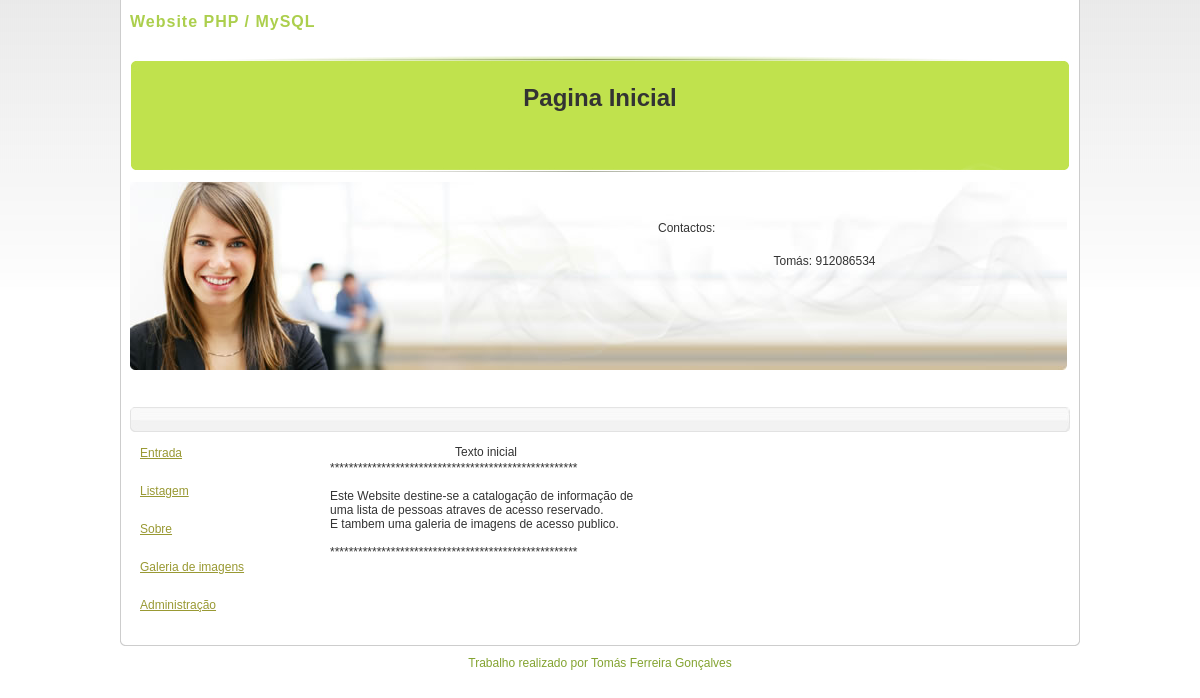
The page / on the database its author committed.
### tables this page shows
CREATE TABLE IF NOT EXISTS `textosdb` (
  `id` bigint(20) NOT NULL AUTO_INCREMENT,
  `texto` text NOT NULL,
  `local` varchar(100) NOT NULL DEFAULT '',
  PRIMARY KEY (`id`)
);

### config.inc.php (called while the page is built, shortened)
<?php
$raizsite = "http://localhost";
?>

### index.php (the view, shortened to what this page needs)
<?php include ("config.inc.php"); ?>
<!DOCTYPE html PUBLIC "-//W3C//DTD XHTML 1.0 Transitional//EN" "http://www.w3.org/TR/xhtml1/DTD/xhtml1-transitional.dtd">
<html xmlns="http://www.w3.org/1999/xhtml">
<head>
<link href="<?php print $raizsite ?>/template_css.css" rel="stylesheet" type="text/css" />
<link href="<?php echo $raizsite ?>/ie6.css" rel="stylesheet" type="text/css" />
</head>
</head>
<body class="body_bg">
	<div id="wrapper">
		<div class="wrapper_b">
			<div id="top">
				<div id="logo">
					<h1>Website PHP / MySQL</h1>
			  </div>
			</div>
	     <div id="top_menu" align="center"><h1><br />
	       Pagina Inicial</h1><br />
	     </div>
<div id="header">
				<div id="news_flash">
				  <blockquote>
				    <table width="90%" border="0" cellpadding="0" cellspacing="0">
                      <tr>
                        <td align="center"><p>Contactos:</p></td>
                      </tr>
                      <tr>
                        <td align="center"><br />
                            <?php
					  $st = mysql_query("select * from textosdb where local='texto1'");
					  $rt = mysql_fetch_array($st);
					  echo nl2br($rt["texto"]);
					  ?></td>
                      </tr>
                    </table>
				    <p>&nbsp;</p>
			      </blockquote>
	  </div>
		  </div>
	  <div id="pathway">
				<div class="pathway_l">&nbsp; </div>
		  </div>
			<div id="content">
				<?php include "./menu.php" ?>
                <table width="312" height="137" border="0" cellpadding="0" cellspacing="0">
                  <tr>
                    <td height="19">Texto inicial</td>
                  </tr>
                  <tr>
                    <td align="left" valign="top"><?php
					  $st = mysql_query("select * from textosdb where local='texto2'");
					  $rt = mysql_fetch_array($st);
					  echo nl2br($rt["texto"]);
					  ?></td>
                  </tr>
                </table>
		  </div>
			</div>
		</div>
	<div id="footer">
		<p class="copyright">Trabalho realizado por Tomás Ferreira Gonçalves</p>
</div>
</body>
</html>

### template_css.css (style rules this page uses)
body { width:100%; font-family: Verdana, Arial, Tahoma, sans-serif; margin: 0; padding: 0; font-size: 12px; color: #333; background: #fefefe; text-align: center; }
.body_bg { background: url(template/imagens/bg.jpg) top left repeat-x; }
#wrapper { width:960px; background: url(template/imagens/content_m.jpg) top left repeat-y; margin:0 auto; }
.wrapper_b { background: url(template/imagens/content_b.jpg) bottom center no-repeat; margin:0 auto; padding:10px; width:940px; }
#top { margin:0 auto; width:940px; background:#fff0; padding:0 0 10px 0; }
#logo { float:left; width:739px; line-height:24px; padding:0; margin:0 auto 6px 0; text-align:left; }
#logo h1 { font-size:16px; font-family:Arial; font-weight:bold; text-align:left; letter-spacing:1px; color:#accf4d; padding:0; margin:0; }
#top_menu { background: url(template/imagens/top_menu_bg.jpg) top center no-repeat; height:116px; margin:0 auto; padding:0 0 10px 0; text-align:center; width:940px; }
#header { background: url(template/imagens/header_bg.jpg) top left no-repeat; width: 937px; margin: 0 auto 10px auto; height:188px; padding:0; }
#news_flash { float:right; width:450px; height:130px; padding:0; margin: 25px 20px 0 0; overflow:hidden; }
#pathway { background: url(template/imagens/pathway_r.jpg) top right no-repeat; height:25px; padding:0; margin:0 0 10px 0; }
#pathway .pathway_l { background: url(template/imagens/pathway_l.jpg) top left no-repeat; height:25px; line-height:23px; text-align:left; padding:0 0 0 10px; font-family: Tahoma, Arial, Verdana, sans-serif; font-size:11px; color: #999; }
#content { width:938px; padding:0; }
td { font-family: Verdana, Arial, Tahoma, sans-serif; color: #333; }
p { margin-top: 0; margin-bottom: 5px; text-align: justify; }
.copyright { font-size: 12px; text-align: center; width: 100%; margin: 0 auto; color: #83A330; font-family: Tahoma, Arial, Verdana, sans-serif; }
#footer { margin: 0 auto; width: 960px; height: 10px; text-align: right; vertical-align: top; padding:10px 0 20px 0; }
img, table { border:none }

### ie6.css (style rules this page uses)
#pathway .pathway_l { width:938px; }
#header { height:188px; width: 938px; padding:27px 20px 0 0; }
#news_flash { float:right; width:450px; height:130px; padding:0; margin: 0; overflow:hidden; }
#top { padding:0 0 9px 0; }

### rows shown on the page
textosdb: texto "Tomás: 912086534"
textosdb: texto "***************************************************** Este Website destine-se a catalogação de informação de uma lista de pessoas atraves de acesso reservado. E tambem uma galeria de imagens de acesso publico. *****************************************************"
